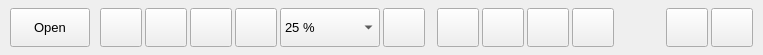
           <widget class="QFrame" name="frame_top_button">
            <property name="minimumSize">
             <size>
              <width>0</width>
              <height>55</height>
             </size>
            </property>
            <property name="maximumSize">
             <size>
              <width>16777215</width>
              <height>55</height>
             </size>
            </property>
            <property name="font">
             <font>
              <family>Segoe UI</family>
              <pointsize>10</pointsize>
              <weight>50</weight>
              <italic>false</italic>
              <bold>false</bold>
             </font>
            </property>
            <property name="styleSheet">
             <string notr="true"/>
            </property>
            <property name="frameShape">
             <enum>QFrame::NoFrame</enum>
            </property>
            <property name="frameShadow">
             <enum>QFrame::Raised</enum>
            </property>
            <layout class="QHBoxLayout" name="horizontalLayout_6">
             <property name="spacing">
              <number>12</number>
             </property>
             <property name="leftMargin">
              <number>10</number>
             </property>
             <property name="topMargin">
              <number>8</number>
             </property>
             <property name="rightMargin">
              <number>10</number>
             </property>
             <property name="bottomMargin">
              <number>8</number>
             </property>
             <item>
              <widget class="QFrame" name="frame_btn_moilapp">
               <property name="frameShape">
                <enum>QFrame::NoFrame</enum>
               </property>
               <property name="frameShadow">
                <enum>QFrame::Raised</enum>
               </property>
               <layout class="QHBoxLayout" name="horizontalLayout_23">
                <property name="spacing">
                 <number>10</number>
                </property>
                <property name="leftMargin">
                 <number>0</number>
                </property>
                <property name="topMargin">
                 <number>0</number>
                </property>
                <property name="rightMargin">
                 <number>0</number>
                </property>
                <property name="bottomMargin">
                 <number>0</number>
                </property>
                <item>
                 <widget class="QPushButton" name="btn_open_media">
                  <property name="sizePolicy">
                   <sizepolicy hsizetype="Preferred" vsizetype="Preferred">
                    <horstretch>0</horstretch>
                    <verstretch>0</verstretch>
                   </sizepolicy>
                  </property>
                  <property name="minimumSize">
                   <size>
                    <width>60</width>
                    <height>0</height>
                   </size>
                  </property>
                  <property name="maximumSize">
                   <size>
                    <width>16777215</width>
                    <height>16777215</height>
                   </size>
                  </property>
                  <property name="cursor">
                   <cursorShape>PointingHandCursor</cursorShape>
                  </property>
                  <property name="toolTip">
                   <string>Open Media</string>
                  </property>
                  <property name="toolTipDuration">
                   <number>-1</number>
                  </property>
                  <property name="statusTip">
                   <string>Open media source</string>
                  </property>
                  <property name="styleSheet">
                   <string notr="true"/>
                  </property>
                  <property name="text">
                   <string>Open</string>
                  </property>
                  <property name="iconSize">
                   <size>
                    <width>18</width>
                    <height>18</height>
                   </size>
                  </property>
                 </widget>
                </item>
                <item>
                 <layout class="QHBoxLayout" name="horizontalLayout_5">
                  <property name="spacing">
                   <number>3</number>
                  </property>
                  <item>
                   <widget class="QPushButton" name="rotate_left_button">
                    <property name="sizePolicy">
                     <sizepolicy hsizetype="Minimum" vsizetype="Expanding">
                      <horstretch>0</horstretch>
                      <verstretch>0</verstretch>
                     </sizepolicy>
                    </property>
                    <property name="minimumSize">
                     <size>
                      <width>42</width>
                      <height>0</height>
                     </size>
                    </property>
                    <property name="maximumSize">
                     <size>
                      <width>42</width>
                      <height>16777215</height>
                     </size>
                    </property>
                    <property name="cursor">
                     <cursorShape>PointingHandCursor</cursorShape>
                    </property>
                    <property name="toolTip">
                     <string>Rotate Left</string>
                    </property>
                    <property name="text">
                     <string/>
                    </property>
                    <property name="iconSize">
                     <size>
                      <width>24</width>
                      <height>24</height>
                     </size>
                    </property>
                   </widget>
                  </item>
                  <item>
                   <widget class="QPushButton" name="rotate_right_button">
                    <property name="sizePolicy">
                     <sizepolicy hsizetype="Minimum" vsizetype="Expanding">
                      <horstretch>0</horstretch>
                      <verstretch>0</verstretch>
                     </sizepolicy>
                    </property>
                    <property name="minimumSize">
                     <size>
                      <width>42</width>
                      <height>25</height>
                     </size>
                    </property>
                    <property name="maximumSize">
                     <size>
                      <width>42</width>
                      <height>16777215</height>
                     </size>
                    </property>
                    <property name="cursor">
                     <cursorShape>PointingHandCursor</cursorShape>
                    </property>
                    <property name="toolTip">
                     <string>Rotate Right</string>
                    </property>
                    <property name="text">
                     <string/>
                    </property>
                    <property name="iconSize">
                     <size>
                      <width>24</width>
                      <height>24</height>
                     </size>
                    </property>
                   </widget>
                  </item>
                  <item>
                   <widget class="QPushButton" name="zoom_out_button">
                    <property name="sizePolicy">
                     <sizepolicy hsizetype="Minimum" vsizetype="Expanding">
                      <horstretch>0</horstretch>
                      <verstretch>0</verstretch>
                     </sizepolicy>
                    </property>
                    <property name="minimumSize">
                     <size>
                      <width>42</width>
                      <height>25</height>
                     </size>
                    </property>
                    <property name="maximumSize">
                     <size>
                      <width>42</width>
                      <height>16777215</height>
                     </size>
                    </property>
                    <property name="cursor">
                     <cursorShape>PointingHandCursor</cursorShape>
                    </property>
                    <property name="toolTip">
                     <string>Zoom Out</string>
                    </property>
                    <property name="text">
                     <string/>
                    </property>
                    <property name="iconSize">
                     <size>
                      <width>24</width>
                      <height>24</height>
                     </size>
                    </property>
                   </widget>
                  </item>
                  <item>
                   <widget class="QPushButton" name="zoom_in_button">
                    <property name="sizePolicy">
                     <sizepolicy hsizetype="Minimum" vsizetype="Expanding">
                      <horstretch>0</horstretch>
                      <verstretch>0</verstretch>
                     </sizepolicy>
                    </property>
                    <property name="minimumSize">
                     <size>
                      <width>42</width>
                      <height>25</height>
                     </size>
                    </property>
                    <property name="maximumSize">
                     <size>
                      <width>42</width>
                      <height>16777215</height>
                     </size>
                    </property>
                    <property name="cursor">
                     <cursorShape>PointingHandCursor</cursorShape>
                    </property>
                    <property name="toolTip">
                     <string>Zoom In</string>
                    </property>
                    <property name="text">
                     <string/>
                    </property>
                    <property name="iconSize">
                     <size>
                      <width>24</width>
                      <height>24</height>
                     </size>
                    </property>
                   </widget>
                  </item>
                  <item>
                   <widget class="QComboBox" name="zoom_combo_box">
                    <property name="sizePolicy">
                     <sizepolicy hsizetype="Preferred" vsizetype="Expanding">
                      <horstretch>0</horstretch>
                      <verstretch>0</verstretch>
                     </sizepolicy>
                    </property>
                    <property name="minimumSize">
                     <size>
                      <width>100</width>
                      <height>25</height>
                     </size>
                    </property>
                    <property name="toolTip">
                     <string>Resize by percentage zoom</string>
                    </property>
                    <property name="styleSheet">
                     <string notr="true"/>
                    </property>
                    <item>
                     <property name="text">
                      <string>25 %</string>
                     </property>
                    </item>
                    <item>
                     <property name="text">
                      <string>50 %</string>
                     </property>
                    </item>
                    <item>
                     <property name="text">
                      <string>75 %</string>
                     </property>
                    </item>
                    <item>
                     <property name="text">
                      <string>100%</string>
                     </property>
                    </item>
                    <item>
                     <property name="text">
                      <string>125 %</string>
                     </property>
                    </item>
                   </widget>
                  </item>
                  <item>
                   <widget class="QPushButton" name="reset_view_button">
                    <property name="sizePolicy">
                     <sizepolicy hsizetype="Minimum" vsizetype="Expanding">
                      <horstretch>0</horstretch>
                      <verstretch>0</verstretch>
                     </sizepolicy>
                    </property>
                    <property name="minimumSize">
                     <size>
                      <width>42</width>
                      <height>25</height>
                     </size>
                    </property>
                    <property name="maximumSize">
                     <size>
                      <width>42</width>
                      <height>16777215</height>
                     </size>
                    </property>
                    <property name="cursor">
                     <cursorShape>PointingHandCursor</cursorShape>
                    </property>
                    <property name="toolTip">
                     <string>Reset to default view</string>
                    </property>
                    <property name="statusTip">
                     <string>Reset to default view</string>
                    </property>
                    <property name="text">
                     <string/>
                    </property>
                    <property name="iconSize">
                     <size>
                      <width>30</width>
                      <height>30</height>
                     </size>
                    </property>
                   </widget>
                  </item>
                 </layout>
                </item>
               </layout>
              </widget>
             </item>
             <item>
              <widget class="QFrame" name="frame_plugin_controller">
               <property name="sizePolicy">
                <sizepolicy hsizetype="Preferred" vsizetype="Expanding">
                 <horstretch>0</horstretch>
                 <verstretch>0</verstretch>
                </sizepolicy>
               </property>
               <layout class="QHBoxLayout" name="horizontalLayout_7">
                <property name="spacing">
                 <number>3</number>
                </property>
                <property name="leftMargin">
                 <number>0</number>
                </property>
                <property name="topMargin">
                 <number>0</number>
                </property>
                <property name="rightMargin">
                 <number>0</number>
                </property>
                <property name="bottomMargin">
                 <number>0</number>
                </property>
                <item>
                 <layout class="QHBoxLayout" name="layout_application">
                  <property name="spacing">
                   <number>3</number>
                  </property>
                 </layout>
                </item>
                <item>
                 <widget class="QPushButton" name="add_plugins_button">
                  <property name="sizePolicy">
                   <sizepolicy hsizetype="Minimum" vsizetype="Expanding">
                    <horstretch>0</horstretch>
                    <verstretch>0</verstretch>
                   </sizepolicy>
                  </property>
                  <property name="minimumSize">
                   <size>
                    <width>42</width>
                    <height>25</height>
                   </size>
                  </property>
                  <property name="maximumSize">
                   <size>
                    <width>42</width>
                    <height>16777215</height>
                   </size>
                  </property>
                  <property name="cursor">
                   <cursorShape>PointingHandCursor</cursorShape>
                  </property>
                  <property name="toolTip">
                   <string>Add Plugin Application</string>
                  </property>
                  <property name="statusTip">
                   <string>Add Plugin Application</string>
                  </property>
                  <property name="text">
                   <string/>
                  </property>
                  <property name="iconSize">
                   <size>
                    <width>24</width>
                    <height>24</height>
                   </size>
                  </property>
                 </widget>
                </item>
                <item>
                 <widget class="QPushButton" name="delete_plugins_button">
                  <property name="sizePolicy">
                   <sizepolicy hsizetype="Minimum" vsizetype="Expanding">
                    <horstretch>0</horstretch>
                    <verstretch>0</verstretch>
                   </sizepolicy>
                  </property>
                  <property name="minimumSize">
                   <size>
                    <width>42</width>
                    <height>25</height>
                   </size>
                  </property>
                  <property name="maximumSize">
                   <size>
                    <width>42</width>
                    <height>16777215</height>
                   </size>
                  </property>
                  <property name="cursor">
                   <cursorShape>PointingHandCursor</cursorShape>
                  </property>
                  <property name="toolTip">
                   <string>Delete plugin application</string>
                  </property>
                  <property name="statusTip">
                   <string>Delete plugin application</string>
                  </property>
                  <property name="text">
                   <string/>
                  </property>
                  <property name="iconSize">
                   <size>
                    <width>24</width>
                    <height>24</height>
                   </size>
                  </property>
                 </widget>
                </item>
                <item>
                 <widget class="QPushButton" name="help_plugins_button">
                  <property name="sizePolicy">
                   <sizepolicy hsizetype="Minimum" vsizetype="Expanding">
                    <horstretch>0</horstretch>
                    <verstretch>0</verstretch>
                   </sizepolicy>
                  </property>
                  <property name="minimumSize">
                   <size>
                    <width>42</width>
                    <height>25</height>
                   </size>
                  </property>
                  <property name="maximumSize">
                   <size>
                    <width>42</width>
                    <height>16777215</height>
                   </size>
                  </property>
                  <property name="cursor">
                   <cursorShape>PointingHandCursor</cursorShape>
                  </property>
                  <property name="toolTip">
                   <string>Show information about plugin</string>
                  </property>
                  <property name="statusTip">
                   <string>Show information about plugin</string>
                  </property>
                  <property name="text">
                   <string/>
                  </property>
                  <property name="iconSize">
                   <size>
                    <width>24</width>
                    <height>24</height>
                   </size>
                  </property>
                 </widget>
                </item>
                <item>
                 <widget class="QPushButton" name="close_plugin_button">
                  <property name="sizePolicy">
                   <sizepolicy hsizetype="Minimum" vsizetype="Expanding">
                    <horstretch>0</horstretch>
                    <verstretch>0</verstretch>
                   </sizepolicy>
                  </property>
                  <property name="minimumSize">
                   <size>
                    <width>42</width>
                    <height>25</height>
                   </size>
                  </property>
                  <property name="maximumSize">
                   <size>
                    <width>42</width>
                    <height>16777215</height>
                   </size>
                  </property>
                  <property name="cursor">
                   <cursorShape>PointingHandCursor</cursorShape>
                  </property>
                  <property name="toolTip">
                   <string>Back to home application</string>
                  </property>
                  <property name="statusTip">
                   <string>Back to home application</string>
                  </property>
                  <property name="text">
                   <string/>
                  </property>
                  <property name="iconSize">
                   <size>
                    <width>24</width>
                    <height>24</height>
                   </size>
                  </property>
                 </widget>
                </item>
               </layout>
              </widget>
             </item>
             <item>
              <spacer name="horizontalSpacer_7">
               <property name="orientation">
                <enum>Qt::Horizontal</enum>
               </property>
               <property name="sizeHint" stdset="0">
                <size>
                 <width>40</width>
                 <height>20</height>
                </size>
               </property>
              </spacer>
             </item>
             <item>
              <layout class="QHBoxLayout" name="horizontalLayout_9">
               <property name="spacing">
                <number>3</number>
               </property>
               <item>
                <widget class="QPushButton" name="btn_about_us">
                 <property name="sizePolicy">
                  <sizepolicy hsizetype="Minimum" vsizetype="Expanding">
                   <horstretch>0</horstretch>
                   <verstretch>0</verstretch>
                  </sizepolicy>
                 </property>
                 <property name="minimumSize">
                  <size>
                   <width>42</width>
                   <height>25</height>
                  </size>
                 </property>
                 <property name="maximumSize">
                  <size>
                   <width>42</width>
                   <height>16777215</height>
                  </size>
                 </property>
                 <property name="cursor">
                  <cursorShape>PointingHandCursor</cursorShape>
                 </property>
                 <property name="toolTip">
                  <string>Show information about us</string>
                 </property>
                 <property name="text">
                  <string/>
                 </property>
                </widget>
               </item>
               <item>
                <widget class="QPushButton" name="btn_change_theme">
                 <property name="sizePolicy">
                  <sizepolicy hsizetype="Fixed" vsizetype="Expanding">
                   <horstretch>0</horstretch>
                   <verstretch>0</verstretch>
                  </sizepolicy>
                 </property>
                 <property name="minimumSize">
                  <size>
                   <width>42</width>
                   <height>0</height>
                  </size>
                 </property>
                 <property name="maximumSize">
                  <size>
                   <width>42</width>
                   <height>16777215</height>
                  </size>
                 </property>
                 <property name="cursor">
                  <cursorShape>PointingHandCursor</cursorShape>
                 </property>
                 <property name="toolTip">
                  <string>Change theme app</string>
                 </property>
                 <property name="text">
                  <string/>
                 </property>
                 <property name="icon">
                  <iconset>
                   <normaloff>../../../../../../../../../../.designer/backup/feather/sun.svg</normaloff>../../../../../../../../../../.designer/backup/feather/sun.svg</iconset>
                 </property>
                 <property name="iconSize">
                  <size>
                   <width>16</width>
                   <height>16</height>
                  </size>
                 </property>
                </widget>
               </item>
              </layout>
             </item>
            </layout>
           </widget>
